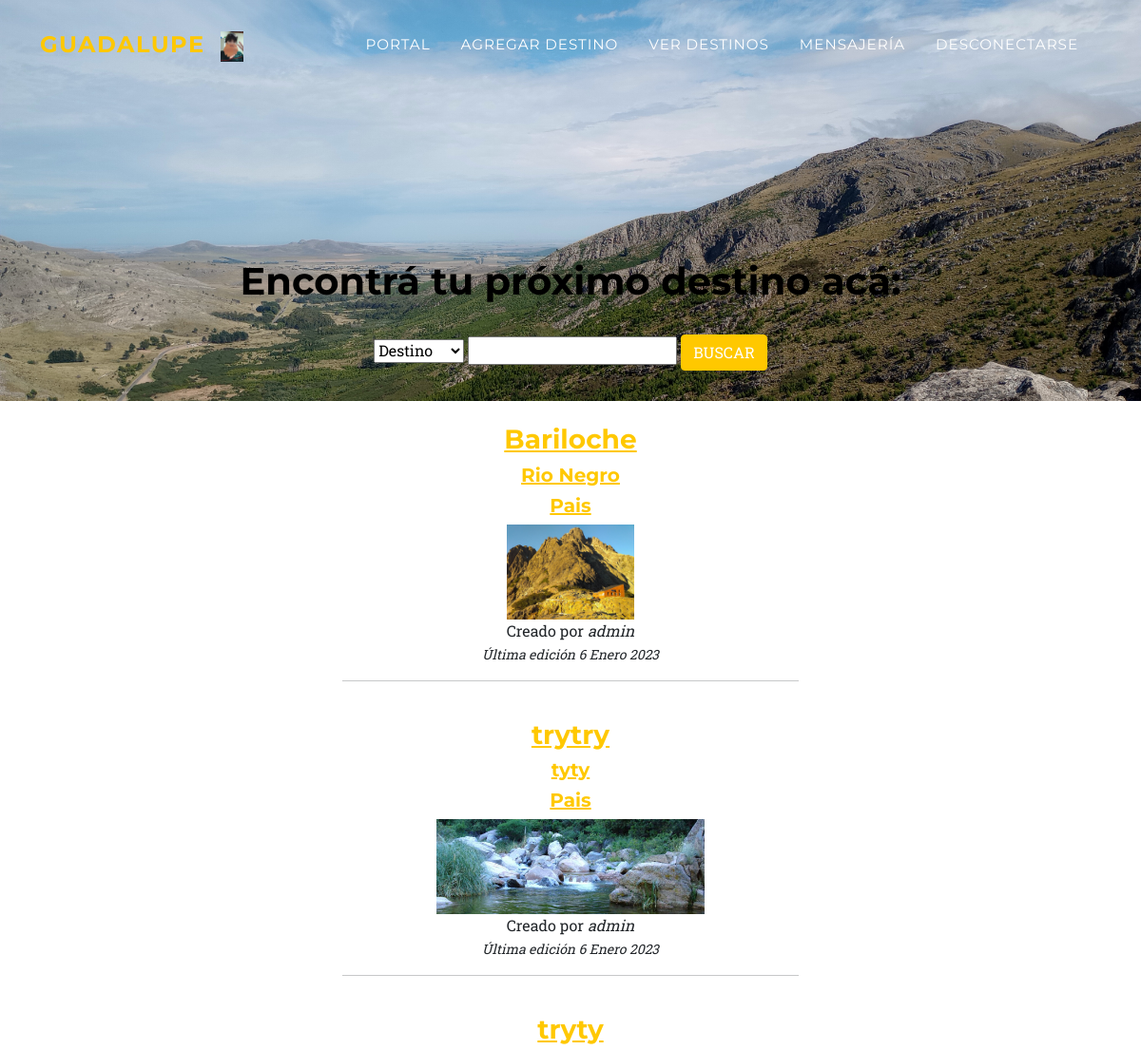
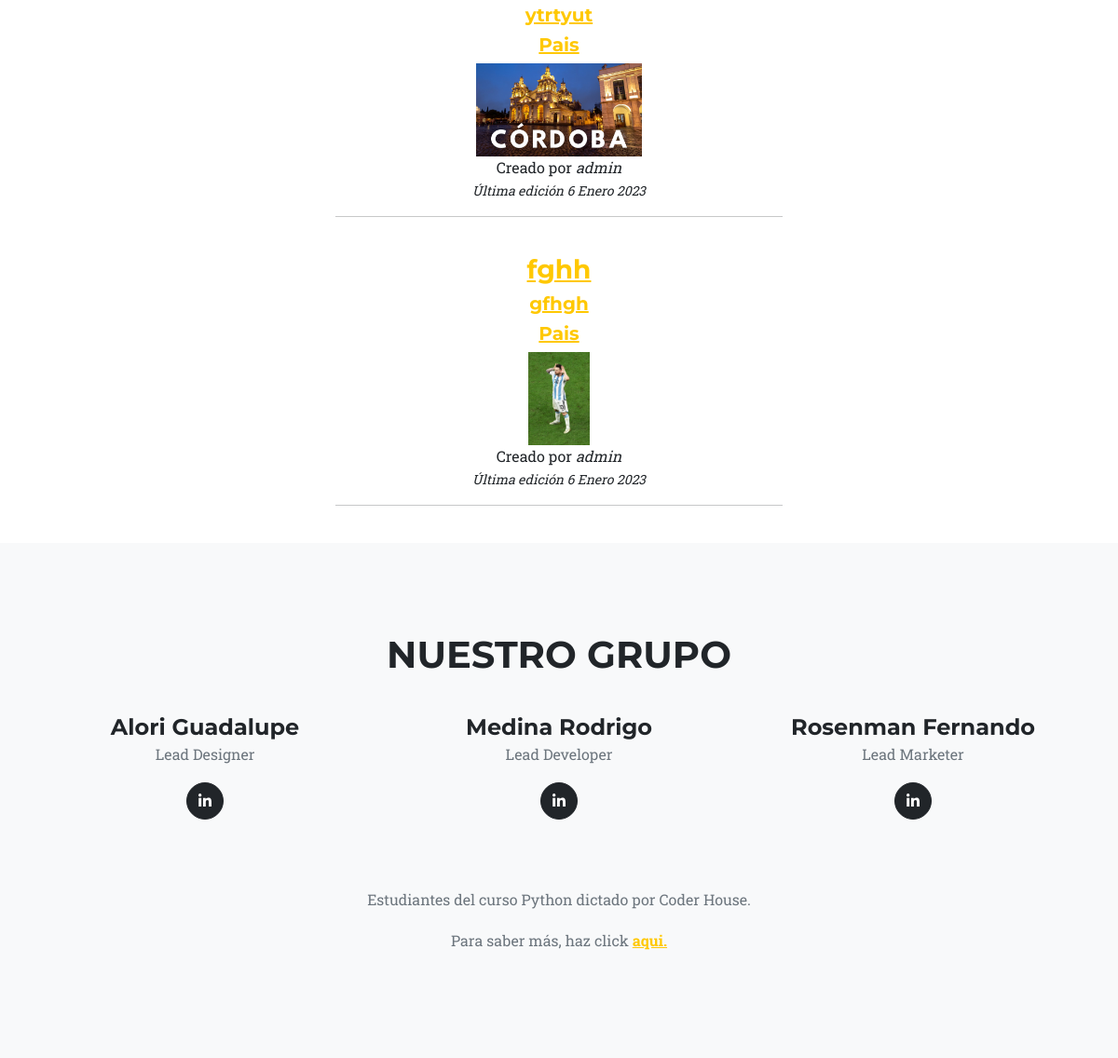
The page /verposteo/ (signed in) on the database its author committed (2 pictures, top to bottom).
### AppUsuarios/models.py (models this page shows, shortened)
class Posteo(models.Model):
    usuario_posteo = models.ForeignKey(User, on_delete=models.CASCADE)
    titulo_posteo = models.CharField(max_length=40)
    subtitulo_posteo = models.CharField(max_length=40,default='Provincia')
    subtitulo2_posteo = models.CharField(max_length=40,default='Pais')
    contenido_posteo = RichTextField(blank=True,null=True)
    imagen_post = models.ImageField(upload_to='posteos', blank=True)
    fecha_posteo_imagen = models.DateField(blank=True, null=True)

### AppUsuarios/views.py (the view)
# urls.py: path("verposteo/", verPosteo, name="verposteo"),
@login_required
def verPosteo(request):
    posteos = Posteo.objects.all()
    return render(request,"VerPosteos.html",{"posteos":posteos,"imagen":mostrarImagen(request)})

### AppUsuarios/views.py (called while the page is built)
@login_required
def mostrarImagen(request):
    lista=ImagenPerfil.objects.filter(user=request.user)
    if len(lista)!=0:
        imagen=lista[0].imagen.url
    else:
        imagen="/media/Perfil/homero.jpg"
    return imagen

### AppUsuarios/Templates/VerPosteos.html (shortened to what this page needs)
{% extends "PadreHome.html" %}
{% block avatar %}
<a class="navbar-brand" href={% url 'perfil' %}><img height="200px" src="" alt="">{{user}}</a>
<br>
<a class="navbar-brand" href={% url 'perfil' %}><img height="600px" src="{{ imagen }}" alt=""></a>
{% endblock %}
{% block nav %}
<li class="nav-item"><a class="nav-link" href={% url 'portal' %}>Portal</a></li>
<li class="nav-item"><a class="nav-link" href={% url 'postear' %}>Agregar destino</a></li>
<li class="nav-item"><a class="nav-link" href={% url 'verposteo' %}>Ver destinos</a></li>
<li class="nav-item"><a class="nav-link" href={% url 'mensajeUsuarios' %}>Mensajería</a></li>
<li class="nav-item"><a class="nav-link" href={% url 'desconectarse' %}>Desconectarse</a></li>
{% endblock %}
{% block titulo %}
<h1 style="color:black"> Encontrá tu próximo destino acá: </h1>
<br>
<form method="get" action="{% url 'buscarposteo' %}">
    <select name="buscar_por">
        <option value="titulo_posteo">Destino</option>
    </select>
    <input type="text" name="titulo_posteo" id="titulo_posteo">
    <input class="btn btn-primary btn-s text-uppercase" type="submit" value="buscar">
</form>
{% endblock %}
{% block contenido %}
<CENTER>
{% for posteo in posteos %} {% csrf_token %}
        <br>
        <a class="box" href={% url 'paginaposteo' posteo.id %}>
            <h3>{{posteo.titulo_posteo }}</h3>
            <h5>{{posteo.subtitulo_posteo}}</h5>
            <h5>{{posteo.subtitulo2_posteo}}</h5>
        </a>
        <img height="100px" src={{ posteo.imagen_post.url }} alt="">
        <br>
        <blink>Creado por <em>{{posteo.usuario_posteo}}</em></blink>
        <br>
        <small><i>Última edición {{posteo.fecha_posteo_imagen}}</i></small>
        <br>
        <hr width=40%>
{% endfor %}
<br>
</CENTER>
{% endblock %}

### rows shown on the page
Posteo: titulo_posteo "Bariloche", subtitulo_posteo "Rio Negro", subtitulo2_posteo "Pais", imagen_post (picture), usuario_posteo "admin", fecha_posteo_imagen "6 Enero 2023"
Posteo: titulo_posteo "trytry", subtitulo_posteo "tyty", subtitulo2_posteo "Pais", imagen_post (picture), usuario_posteo "admin", fecha_posteo_imagen "6 Enero 2023"
Posteo: titulo_posteo "tryty", subtitulo_posteo "ytrtyut", subtitulo2_posteo "Pais", imagen_post (placeholder picture), usuario_posteo "admin", fecha_posteo_imagen "6 Enero 2023"
Posteo: titulo_posteo "fghh", subtitulo_posteo "gfhgh", subtitulo2_posteo "Pais", imagen_post (picture), usuario_posteo "admin", fecha_posteo_imagen "6 Enero 2023"
